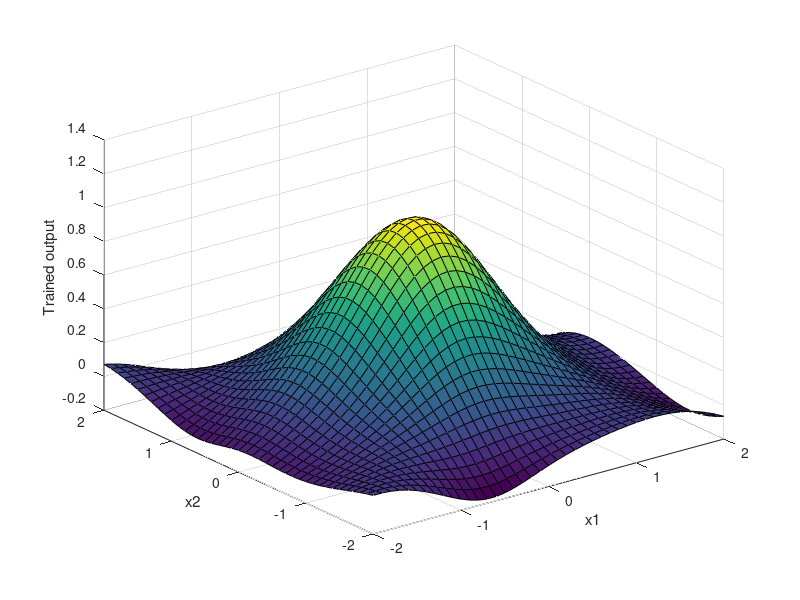

This figure's MATLAB source:


% Exercise 2.1
mu = [0 0];
Sigma = 2/5*eye(2);
x1 = -2:.1:2; x2 = -2:.1:2;
[X1,X2] = meshgrid(x1,x2);
Y_ = 3*mvnpdf([X1(:) X2(:)],mu,Sigma);


Y = reshape(Y_,length(x2),length(x1));
surf(x1,x2,Y);
% caxis([min(Y(:))-.5*range(Y(:)),max(Y(:))]);
xlabel('x1'); ylabel('x2'); zlabel('Probability Density');
pause;
clf('reset')

% Exercise 2.2
M=20;
D=3;
K=1;
w1=-.5+rand(M+1,D);

w2=-.5+rand(K,M+1);

X=[X1(:) X2(:) ones(numel(X2(:)),1)];
% data = load('a017_NNpdfGaussMix.txt', '-ASCII');
% X = data(:,1:2); Y = data(:,3);
% tri = delaunay(X(:, 1), X(:, 2));
% trimesh(tri, X(:, 1), X(:, 2), Y);
% xlabel('x1'); ylabel('x2'); zlabel('Trained output');
% pause


% X=[X(:, 1) X(:, 2) ones(numel(X2(:)),1)];
% Y_=Y;





a=w1*X';
z=tanh(a);
% z=[z;ones(1,numel(X2(:)))];

y_=w2*z;
y_=tanh(y_);


y= reshape(y_,length(x2),length(x1));
surf(x1,x2,y);
% caxis([min(y(:))-.5*range(y(:)),max(y(:))]);
xlabel('x1'); ylabel('x2'); zlabel('Untrained output');
pause;
clf('reset')

% Exercise 2.3
eta=.001;
nbrOfEpochs=500;


for m=1:nbrOfEpochs
    n = randperm(1681);

    % Iterate through all examples
    for r_i=1:numel(X(:,1))
        % Input data from current example set
        i=n(r_i);
        I = X(i,:).';
        D = Y_(i,:).';

        % Propagate the signals through network
        H = tanh(w1*I);
        O = w2*H;

        % Output layer error
        delta_i = (D-O);

        % Calculate error for each node in layer_(n-1)
        delta_j = (1-H.^2).*(w2.'*delta_i);

        % Adjust weights in matrices sequentially
        w2 = w2 + eta.*delta_i*(H.');
        w1 = w1 + eta.*delta_j*(I.');

    end
    a=w1*X';

    z=tanh(a);
    y_=w2*z;

    y_=y_;
    y= reshape(y_,length(x2),length(x1));
    surf(x1,x2,y);
%     caxis([min(y(:))-.5*range(y(:)),max(y(:))]);
    xlabel('x1'); ylabel('x2'); zlabel('Trained output');
    drawnow;
end

% Exercise 2.5




